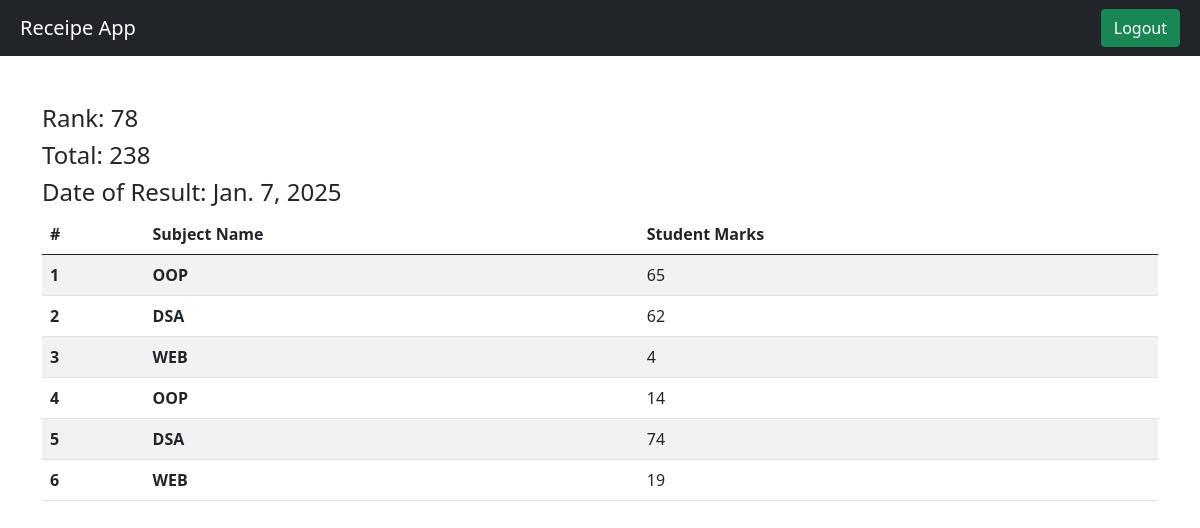
Screenshot of /student/marks/STU-0751 (signed in) with the database file from the repository.
### vege/models.py (models this page shows, shortened)
class SubjectMarks(models.Model):
    student = models.ForeignKey(Student, related_name="studentmarks", on_delete=models.CASCADE)
    subject = models.ForeignKey(Subject, on_delete=models.CASCADE)
    marks = models.IntegerField()
    class meta:
        unique_together = ['student', 'subject']

class Student(models.Model):
    department = models.ForeignKey(Department, related_name="depart", on_delete=models.CASCADE)
    student_id = models.OneToOneField(StudentID, related_name="studentid", on_delete=models.CASCADE)
    student_name = models.CharField(max_length=100)
    student_email = models.EmailField(unique=True)
    student_age = models.IntegerField(default=18)
    student_address = models.TextField()
    id_deleted = models.BooleanField(default=False)
    objects = StudentManager()
    admin_objects = models.Manager()
    class Meta:
        ordering = ['student_name'] # for ordering data in database
        verbose_name = "student" # for table name in database

class ReportCard(models.Model):
    student = models.ForeignKey(Student, related_name="studentreportcard", on_delete=models.CASCADE)
    student_rank = models.IntegerField()
    date_of_report_card_generation = models.DateField(auto_now_add=True)
    class meta:
        unique_together = ['student_rank', 'date_of_report_card_generation']

class Subject(models.Model):
    subject_name = models.CharField(max_length=100)

### vege/views.py (the view)
# urls.py: path('student/marks/<student_id>', see_marks, name='studentMarks'),
@login_required(login_url = "/login/")
def see_marks(request, student_id):
    marks = SubjectMarks.objects.filter(student__student_id__student_id=student_id)
    total_marks = marks.aggregate(total_marks = Sum('marks'))
    return render(request, 'report/marks.html', {'marks': marks, 'total_marks': total_marks})

### vege/templates/report/marks.html
{% extends "base.html" %}
{% block start %}
    <div class="container mt-5">
        <h4>Rank: {{ marks.first.student.studentreportcard.first.student_rank }}</h4>
        <h4>Total: {{ total_marks.total_marks }}</h4>
        <h4>Date of Result: {{ marks.first.student.studentreportcard.first.date_of_report_card_generation }}</h4>
        <table class="table table-striped">
            <thead>
                <tr>
                  <th scope="col">#</th>
                  <th scope="col">Subject Name</th>
                  <th scope="col">Student Marks</th>
                </tr>
            </thead>
            <tbody>
                {% for mark in marks%}
                    <tr>
                        <th scope="row">{{ forloop.counter }}</th>
                        <td><b>{{ mark.subject.subject_name }}</b></td>
                        <td>{{ mark.marks }}</td>
                    </tr>
                {% endfor%}
            </tbody>
        </table>
    </div>
{% endblock%}

### rows the page displays
SubjectMarks: first.student.studentreportcard.first.student_rank "78", first.student.studentreportcard.first.date_of_report_card_generation "Jan. 7, 2025", subject.subject_name "OOP", marks "14"
SubjectMarks: subject.subject_name "OOP", marks "65"
SubjectMarks: subject.subject_name "DSA", marks "62"
SubjectMarks: subject.subject_name "WEB", marks "4"
SubjectMarks: subject.subject_name "DSA", marks "74"
SubjectMarks: subject.subject_name "WEB", marks "19"

### other values shown
{{ total_marks.total_marks }} "238"
